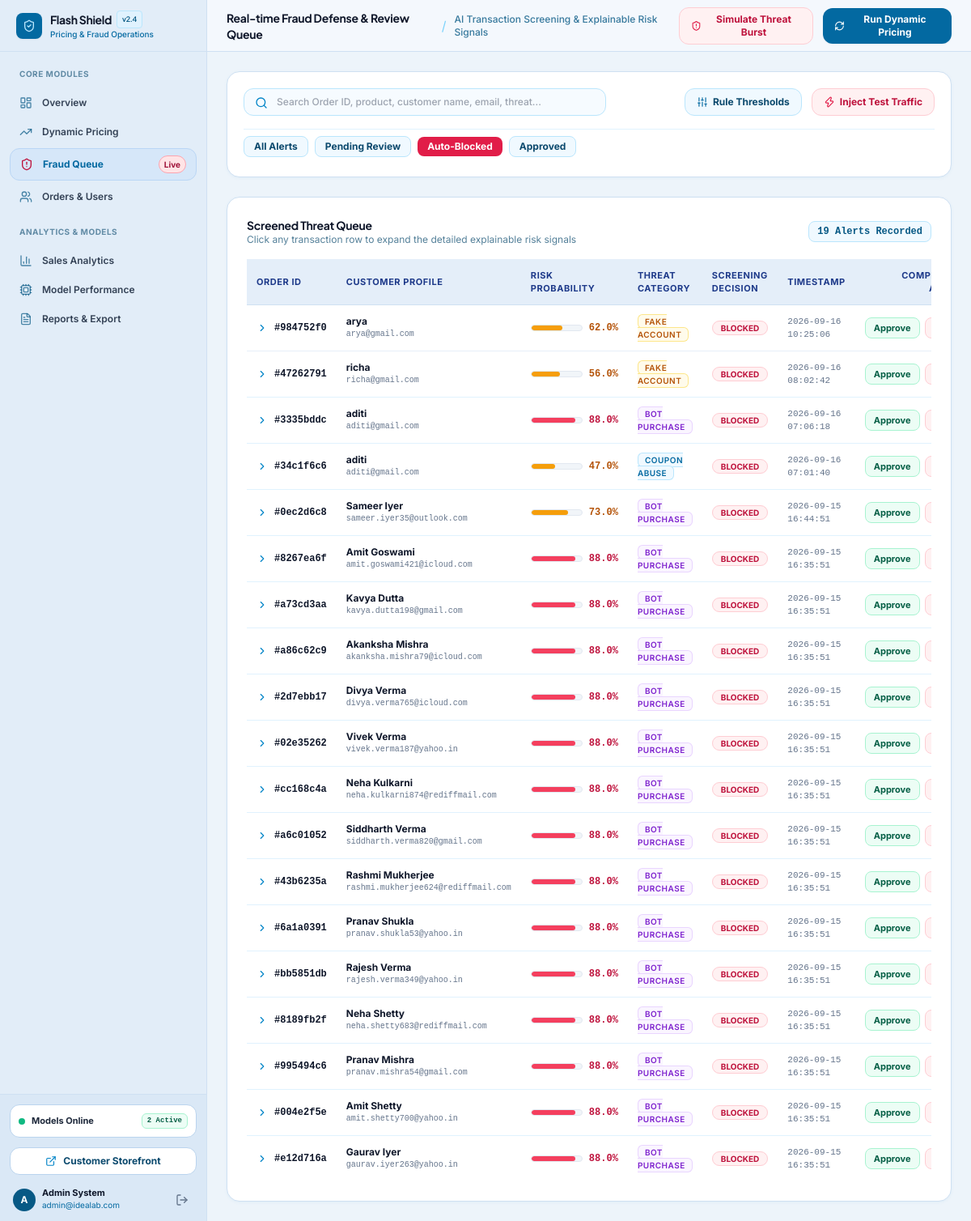
The page /admin/fraud-alerts?decision=BLOCKED&q= on the database its author committed.
### app/models.py (models this page shows, shortened)
class FraudAlert(db.Model):
    __tablename__ = 'fraud_alerts'
    id = db.Column(db.String(64), primary_key=True, default=generate_uuid)
    order_id = db.Column(db.String(64), db.ForeignKey('orders.id'), nullable=False)
    risk_score = db.Column(db.Float, nullable=False) # 0.0 to 1.0
    fraud_type = db.Column(db.String(100), nullable=False) # bot_purchase, fake_account, coupon_abuse, none
    signals_json = db.Column(db.Text, nullable=False) # JSON array of explainable signal strings
    decision = db.Column(db.String(50), nullable=False, default='PENDING_REVIEW') # APPROVED, BLOCKED, PENDING_REVIEW
    created_at = db.Column(db.DateTime, default=datetime.utcnow)
    def to_dict(self):
        import json
        signals = []
        try:
            signals = json.loads(self.signals_json)
        except Exception:
            signals = [self.signals_json]
        return {
            'id': self.id,
            'order_id': self.order_id,
            'order': self.order.to_dict() if self.order else None,
            'risk_score': round(self.risk_score, 3),
            'fraud_type': self.fraud_type,
            'signals': signals,
            'decision': self.decision,
            'created_at': self.created_at.strftime('%Y-%m-%d %H:%M:%S') if self.created_at else ''
        }

class Customer(UserMixin, db.Model):
    __tablename__ = 'customers'
    id = db.Column(db.String(64), primary_key=True, default=generate_uuid)
    name = db.Column(db.String(255), nullable=False)
    email = db.Column(db.String(255), unique=True, nullable=False)
    password_hash = db.Column(db.String(255), nullable=True)
    signup_date = db.Column(db.String(50), nullable=True)
    device_id = db.Column(db.String(255), nullable=True)
    ip_address = db.Column(db.String(100), nullable=True)
    account_age_days = db.Column(db.Integer, nullable=False, default=30)
    orders = db.relationship('Order', backref='customer', lazy='dynamic', order_by='Order.order_timestamp.desc()')

### app/dashboard/routes.py (the view, shortened to what this page needs)
@dashboard_bp.route('/fraud-alerts')
def fraud_alerts():
    decision_filter = request.args.get('decision', '').strip()
    search = request.args.get('q', '').strip()
    query = FraudAlert.query
    if decision_filter:
        query = query.filter_by(decision=decision_filter)
    alerts = query.order_by(FraudAlert.created_at.desc()).limit(80).all()
    rules = FraudRuleConfig.query.all()
    return render_template(
        'admin/fraud_alerts.html',
        alerts=alerts,
        selected_decision=decision_filter,
        search_query=search,
        rules=rules
    )

### app/dashboard/routes.py (called while the page is built)
@dashboard_bp.before_request
def require_admin():
    if request.endpoint != 'auth.admin_login' and not session.get('is_admin'):
        pass

### app/templates/admin/fraud_alerts.html (shortened to what this page needs)
{% extends "admin/layout.html" %}
{% block admin_title %}Real-time Fraud Defense & Review Queue{% endblock %}
{% block admin_subtitle %}AI Transaction Screening & Explainable Risk Signals{% endblock %}
{% block admin_content %}
<div class="p-5 admin-card space-y-4">
  <div class="flex flex-col lg:flex-row lg:items-center justify-between gap-4">
    <div class="flex-1 max-w-md">
      <form action="{{ url_for('dashboard.fraud_alerts') }}" method="GET" class="relative">
        <input type="text" id="fraud-search-input" name="q" placeholder="Search Order ID, product, customer name, email, threat..."
          value="{{ search_query if search_query else '' }}" onkeyup="filterFraudTableLive()"
          class="w-full pl-10 pr-4 py-2 text-xs bg-sky-50/60 focus:bg-white border border-sky-200 focus:border-sky-500 rounded-xl outline-none transition-all text-slate-900 font-medium">
        <i data-lucide="search" class="w-4 h-4 text-sky-600 absolute left-3.5 top-2.5"></i>
      </form>
    </div>
    <div class="flex items-center gap-3">
      <button onclick="openRulesConfigModal()"
        class="inline-flex items-center gap-1.5 px-3.5 py-2 rounded-xl bg-sky-50 hover:bg-sky-100 text-sky-900 text-xs font-bold border border-sky-200 transition-all">
        <i data-lucide="sliders" class="w-3.5 h-3.5 text-sky-700"></i>
        <span>Rule Thresholds</span>
      </button>
      <button onclick="triggerSimulatedAttackModal()"
        class="inline-flex items-center gap-1.5 px-3.5 py-2 rounded-xl bg-rose-50 hover:bg-rose-100 border border-rose-200 text-rose-700 text-xs font-bold transition-all shadow-xs">
        <i data-lucide="zap" class="w-3.5 h-3.5 text-rose-600"></i>
        <span>Inject Test Traffic</span>
      </button>
    </div>
  </div>
  <div class="flex items-center gap-2 overflow-x-auto pt-2 border-t border-sky-100 pb-1">
    <a href="{{ url_for('dashboard.fraud_alerts', q=search_query) }}"
      class="px-3 py-1 rounded-lg text-xs font-bold transition-all
      {% if not selected_decision %} bg-sky-800 text-white shadow-xs
      {% else %} bg-sky-50 text-sky-900 hover:bg-sky-100 border border-sky-200 {% endif %}">
      All Alerts
    </a>
    <a href="{{ url_for('dashboard.fraud_alerts', decision='PENDING_REVIEW', q=search_query) }}"
      class="px-3 py-1 rounded-lg text-xs font-bold transition-all
      {% if selected_decision == 'PENDING_REVIEW' %} bg-amber-600 text-white shadow-xs
      {% else %} bg-sky-50 text-sky-900 hover:bg-sky-100 border border-sky-200 {% endif %}">
      Pending Review
    </a>
    <a href="{{ url_for('dashboard.fraud_alerts', decision='BLOCKED', q=search_query) }}"
      class="px-3 py-1 rounded-lg text-xs font-bold transition-all
      {% if selected_decision == 'BLOCKED' %} bg-rose-600 text-white shadow-xs
      {% else %} bg-sky-50 text-sky-900 hover:bg-sky-100 border border-sky-200 {% endif %}">
      Auto-Blocked
    </a>
    <a href="{{ url_for('dashboard.fraud_alerts', decision='APPROVED', q=search_query) }}"
      class="px-3 py-1 rounded-lg text-xs font-bold transition-all
      {% if selected_decision == 'APPROVED' %} bg-emerald-600 text-white shadow-xs
      {% else %} bg-sky-50 text-sky-900 hover:bg-sky-100 border border-sky-200 {% endif %}">
      Approved
    </a>
  </div>
</div>
<div class="p-6 admin-card space-y-4">
  <div class="flex items-center justify-between">
    <div>
      <h3 class="text-sm font-bold text-slate-900 font-display">Screened Threat Queue</h3>
      <p class="text-xs text-sky-900/70">Click any transaction row to expand the detailed explainable risk signals</p>
    </div>
    <span class="text-xs font-mono font-bold text-sky-800 bg-sky-50 px-2.5 py-1 rounded-lg border border-sky-200">{{ alerts|length }} Alerts Recorded</span>
  </div>
  {% if alerts|length == 0 %}
    <div class="p-12 text-center rounded-2xl bg-sky-50/50 border border-sky-200 space-y-3">
      <div class="w-12 h-12 rounded-full bg-emerald-100 text-emerald-700 flex items-center justify-center mx-auto">
        <i data-lucide="shield-check" class="w-6 h-6"></i>
      </div>
      <h4 class="text-sm font-bold text-slate-900">No fraud alerts right now — all clear!</h4>
      <p class="text-xs text-sky-900/70 max-w-sm mx-auto">Transactions are currently passing within standard compliance thresholds.</p>
    </div>
  {% else %}
    <div class="overflow-x-auto">
      <table class="w-full text-left text-xs">
        <thead>
          <tr class="admin-table-header">
            <th class="py-3 px-3">Order ID</th>
            <th class="py-3 px-3">Customer Profile</th>
            <th class="py-3 px-3">Risk Probability</th>
            <th class="py-3 px-3">Threat Category</th>
            <th class="py-3 px-3">Screening Decision</th>
            <th class="py-3 px-3">Timestamp</th>
            <th class="py-3 px-3 text-right">Compliance Action</th>
          </tr>
        </thead>
        <tbody class="divide-y divide-sky-100 font-medium">
          {% for alert in alerts %}
            {% set alert_data = alert.to_dict() %}
            <tr class="admin-table-row cursor-pointer" onclick="toggleSignalRow('sig-{{ alert.id }}')">
              <td class="py-3 px-3">
                <div class="flex items-center gap-2">
                  <i data-lucide="chevron-right" id="icon-sig-{{ alert.id }}" class="w-3.5 h-3.5 text-sky-600 transition-transform"></i>
                  <span class="font-mono text-slate-900 font-bold">#{{ alert.order_id[:8] }}</span>
                </div>
              </td>
              <td class="py-3 px-3">
                <div class="text-slate-900 font-bold">{{ alert_data.order.customer_name if alert_data.order else 'Guest Device' }}</div>
                <div class="text-[10px] text-slate-500 font-mono">{{ alert_data.order.customer_email if alert_data.order else 'N/A' }}</div>
              </td>
              <td class="py-3 px-3">
                <div class="flex items-center gap-2">
                  <div class="w-16 bg-slate-100 h-2 rounded-full overflow-hidden border border-slate-200">
                    <div class="h-full rounded-full {% if alert.risk_score >= 0.8 %}bg-rose-500{% elif alert.risk_score >= 0.4 %}bg-amber-500{% else %}bg-emerald-500{% endif %}"
                      style="width: {{ alert.risk_score * 100 }}%"></div>
                  </div>
                  <span class="font-mono font-bold text-xs {% if alert.risk_score >= 0.8 %}text-rose-700{% elif alert.risk_score >= 0.4 %}text-amber-700{% else %}text-emerald-700{% endif %}">
                    {{ (alert.risk_score * 100)|round(0) }}%
                  </span>
                </div>
              </td>
              <td class="py-3 px-3">
                <span class="px-2 py-0.5 rounded-md text-[10px] font-semibold uppercase tracking-wider
                  {% if alert.fraud_type == 'bot_purchase' %} bg-purple-50 text-purple-700 border border-purple-200
                  {% elif alert.fraud_type == 'fake_account' %} bg-amber-50 text-amber-700 border border-amber-200
                  {% elif alert.fraud_type == 'coupon_abuse' %} bg-sky-50 text-sky-700 border border-sky-200
                  {% else %} bg-slate-100 text-slate-600 border border-slate-200 {% endif %}">
                  {{ alert.fraud_type.replace('_', ' ') }}
                </span>
              </td>
              <td class="py-3 px-3" id="badge-{{ alert.id }}">
                <span class="px-2.5 py-0.5 rounded-full text-[10px] font-bold border
                  {% if alert.decision == 'BLOCKED' %} bg-rose-50 text-rose-700 border-rose-200
                  {% elif alert.decision == 'PENDING_REVIEW' %} bg-amber-50 text-amber-700 border-amber-200
                  {% else %} bg-emerald-50 text-emerald-700 border-emerald-200 {% endif %}">
                  {{ alert.decision }}
                </span>
              </td>
              <td class="py-3 px-3 font-mono text-[11px] text-slate-500">{{ alert_data.created_at }}</td>
              <td class="py-3 px-3 text-right" onclick="event.stopPropagation()">
                <div class="flex items-center justify-end gap-1.5">
                  <button onclick="submitDecision('{{ alert.id }}', 'APPROVED')" title="Approve Transaction"
                    class="px-2.5 py-1 rounded-lg bg-emerald-50 hover:bg-emerald-100 border border-emerald-200 text-emerald-800 text-[11px] font-bold transition-all">
                    Approve
                  </button>
                  <button onclick="submitDecision('{{ alert.id }}', 'BLOCKED')" title="Block Threat"
                    class="px-2.5 py-1 rounded-lg bg-rose-50 hover:bg-rose-100 border border-rose-200 text-rose-700 text-[11px] font-bold transition-all">
                  </button>
                </div>
              </td>
            </tr>
          {% endfor %}
        </tbody>
      </table>
    </div>
  {% endif %}
</div>
{% endblock %}

### app/static/css/custom.css (style rules this page uses)
:root { --font-sans: 'Inter', -apple-system, BlinkMacSystemFont, "Segoe UI", Roboto, sans-serif; --font-display: 'Plus Jakarta Sans', 'Inter', sans-serif; --admin-bg: #edf4fa; --admin-sidebar-bg: #e2edf8; --admin-header-bg: #f4f8fd; --admin-card-bg: #ffffff; --admin-border: #cfe0f2; --admin-border-subtle: #dbe7f5; --admin-accent: #0284c7; --admin-accent-dark: #0369a1; --admin-nav-active-bg: #d6e7f9; --admin-nav-active-text: #0369a1; --storefront-top-bg: #091322; --storefront-header-bg: #0f1f38; --storefront-header-border: #1a335a; --storefront-hero-start: #0c192c; --storefront-hero-mid: #112542; --storefront-hero-end: #183358; --text-main: #0f172a; --text-muted: #475569; --text-subtle: #64748b; }
body { font-family: var(--font-sans); color: var(--text-main); -webkit-font-smoothing: antialiased; -moz-osx-font-smoothing: grayscale; }
h1, h2, h3, h4, .font-display { font-family: var(--font-display); letter-spacing: -0.02em; }
.admin-card { background: #ffffff !important; border: 1px solid var(--admin-border) !important; border-radius: 16px; box-shadow: 0 1px 4px 0 rgba(2, 132, 199, 0.05), 0 1px 2px -1px rgba(2, 132, 199, 0.04); }
.admin-table-header { background-color: #e4eef9 !important; color: #1e3a8a !important; font-size: 11px; font-weight: 700; text-transform: uppercase; letter-spacing: 0.05em; border-bottom: 1px solid var(--admin-border) !important; }
.admin-table-row { border-bottom: 1px solid #e7eff8; transition: background-color 0.15s ease; }

### rows shown on the page
FraudAlert: order_id "984752f0", (alert.risk_score*100)|round(0) "62.0", fraud_type.replace "FAKE ACCOUNT", decision "BLOCKED", created_at "2026-09-16 10:25:06"
Customer: order "arya", order "arya@gmail.com"
FraudAlert: order_id "47262791", (alert.risk_score*100)|round(0) "56.0", fraud_type.replace "FAKE ACCOUNT", decision "BLOCKED", created_at "2026-09-16 08:02:42"
Customer: order "richa", order "richa@gmail.com"
FraudAlert: order_id "3335bddc", (alert.risk_score*100)|round(0) "88.0", fraud_type.replace "BOT PURCHASE", decision "BLOCKED", created_at "2026-09-16 07:06:18"
Customer: order "aditi", order "aditi@gmail.com"
FraudAlert: order_id "34c1f6c6", (alert.risk_score*100)|round(0) "47.0", fraud_type.replace "COUPON ABUSE", decision "BLOCKED", created_at "2026-09-16 07:01:40"
FraudAlert: order_id "0ec2d6c8", (alert.risk_score*100)|round(0) "73.0", fraud_type.replace "BOT PURCHASE", decision "BLOCKED", created_at "2026-09-15 16:44:51"
Customer: order "Sameer Iyer", order "sameer.iyer35@outlook.com"
FraudAlert: order_id "8267ea6f", (alert.risk_score*100)|round(0) "88.0", fraud_type.replace "BOT PURCHASE", decision "BLOCKED", created_at "2026-09-15 16:35:51"
Customer: order "Amit Goswami", order "amit.goswami421@icloud.com"
FraudAlert: order_id "a73cd3aa", (alert.risk_score*100)|round(0) "88.0", fraud_type.replace "BOT PURCHASE", decision "BLOCKED", created_at "2026-09-15 16:35:51"
Customer: order "Kavya Dutta", order "kavya.dutta198@gmail.com"
FraudAlert: order_id "a86c62c9", (alert.risk_score*100)|round(0) "88.0", fraud_type.replace "BOT PURCHASE", decision "BLOCKED", created_at "2026-09-15 16:35:51"
Customer: order "Akanksha Mishra", order "akanksha.mishra79@icloud.com"
FraudAlert: order_id "2d7ebb17", (alert.risk_score*100)|round(0) "88.0", fraud_type.replace "BOT PURCHASE", decision "BLOCKED", created_at "2026-09-15 16:35:51"
Customer: order "Divya Verma", order "divya.verma765@icloud.com"
FraudAlert: order_id "02e35262", (alert.risk_score*100)|round(0) "88.0", fraud_type.replace "BOT PURCHASE", decision "BLOCKED", created_at "2026-09-15 16:35:51"
Customer: order "Vivek Verma", order "vivek.verma187@yahoo.in"
FraudAlert: order_id "cc168c4a", (alert.risk_score*100)|round(0) "88.0", fraud_type.replace "BOT PURCHASE", decision "BLOCKED", created_at "2026-09-15 16:35:51"
Customer: order "Neha Kulkarni", order "neha.kulkarni874@rediffmail.com"
FraudAlert: order_id "a6c01052", (alert.risk_score*100)|round(0) "88.0", fraud_type.replace "BOT PURCHASE", decision "BLOCKED", created_at "2026-09-15 16:35:51"
Customer: order "Siddharth Verma", order "siddharth.verma820@gmail.com"
FraudAlert: order_id "43b6235a", (alert.risk_score*100)|round(0) "88.0", fraud_type.replace "BOT PURCHASE", decision "BLOCKED", created_at "2026-09-15 16:35:51"
Customer: order "Rashmi Mukherjee", order "rashmi.mukherjee624@rediffmail.com"
FraudAlert: order_id "6a1a0391", (alert.risk_score*100)|round(0) "88.0", fraud_type.replace "BOT PURCHASE", decision "BLOCKED", created_at "2026-09-15 16:35:51"
Customer: order "Pranav Shukla", order "pranav.shukla53@yahoo.in"
FraudAlert: order_id "bb5851db", (alert.risk_score*100)|round(0) "88.0", fraud_type.replace "BOT PURCHASE", decision "BLOCKED", created_at "2026-09-15 16:35:51"
Customer: order "Rajesh Verma", order "rajesh.verma349@yahoo.in"
FraudAlert: order_id "8189fb2f", (alert.risk_score*100)|round(0) "88.0", fraud_type.replace "BOT PURCHASE", decision "BLOCKED", created_at "2026-09-15 16:35:51"
Customer: order "Neha Shetty", order "neha.shetty683@rediffmail.com"
FraudAlert: order_id "995494c6", (alert.risk_score*100)|round(0) "88.0", fraud_type.replace "BOT PURCHASE", decision "BLOCKED", created_at "2026-09-15 16:35:51"
Customer: order "Pranav Mishra", order "pranav.mishra54@gmail.com"
FraudAlert: order_id "004e2f5e", (alert.risk_score*100)|round(0) "88.0", fraud_type.replace "BOT PURCHASE", decision "BLOCKED", created_at "2026-09-15 16:35:51"
Customer: order "Amit Shetty", order "amit.shetty700@yahoo.in"
FraudAlert: order_id "e12d716a", (alert.risk_score*100)|round(0) "88.0", fraud_type.replace "BOT PURCHASE", decision "BLOCKED", created_at "2026-09-15 16:35:51"
Customer: order "Gaurav Iyer", order "gaurav.iyer263@yahoo.in"

### other values the page prints
{{ alerts|length }} "19"
